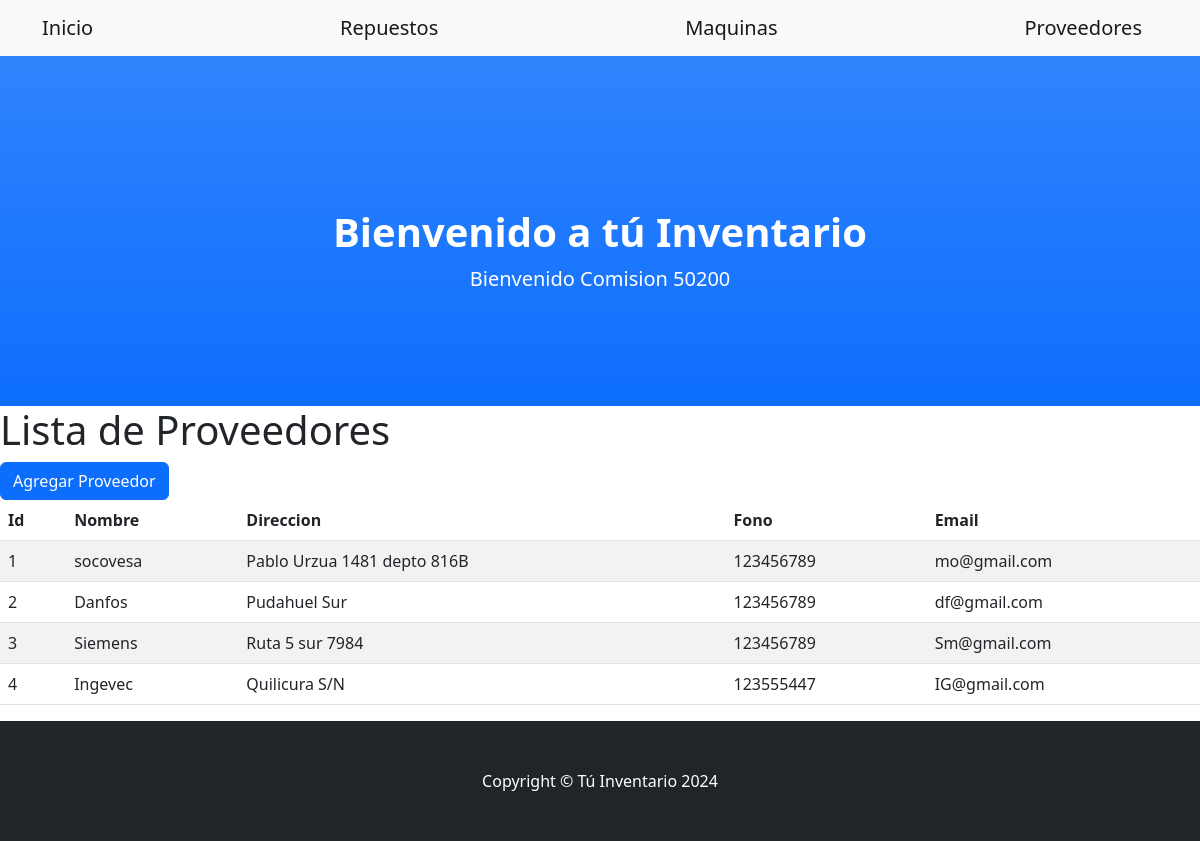
The page /aplicacion/proveedor/ on the database its author committed.
### aplicacion/models.py (models this page shows, shortened)
class Proveedores(models.Model):
    nombre = models.CharField(max_length=50)
    direccion = models.CharField(max_length=50)
    fono = models.IntegerField()
    email = models.EmailField()

### aplicacion/views.py (the view)
# urls.py: path('proveedor/', proveedores, name="proveedores"),
def proveedores(request):
    contexto = {'proveedor': Proveedores.objects.all()}
    return render(request, "aplicacion/proveedores.html", contexto)

### aplicacion/templates/aplicacion/proveedores.html
{% extends 'aplicacion/home.html' %}
{% block descripcion %}
<h1> Lista de Proveedores </h1>
{% endblock descripcion %}
{% block contenido %}
<a href="http://localhost:8000/aplicacion/provee_form/" class="btn btn-primary">Agregar Proveedor</a>
    <table class="table table-striped">
        <thead>
            <tr>
                <th>Id</th>
                <th>Nombre</th>
                <th>Direccion</th>
                <th>Fono</th>
                <th>Email</th>
            </tr>
        </thead>
        <tbody>
    {% for p in proveedor %}
            <tr>
                <td>{{ p.id }}</td>
                <td>{{ p.nombre }}</td>
                <td>{{ p.direccion }}</td>
                <td>{{ p.fono }}</td>
                <td>{{ p.email }}</td>
            </tr>
    {% endfor %}
        </tbody>
    </table>
{% endblock contenido %}

### rows shown on the page
Proveedores: id "1", nombre "socovesa", direccion "Pablo Urzua 1481 depto 816B", fono "123456789", email "mo@gmail.com"
Proveedores: id "2", nombre "Danfos", direccion "Pudahuel Sur", fono "123456789", email "df@gmail.com"
Proveedores: id "3", nombre "Siemens", direccion "Ruta 5 sur 7984", fono "123456789", email "Sm@gmail.com"
Proveedores: id "4", nombre "Ingevec", direccion "Quilicura S/N", fono "123555447", email "IG@gmail.com"
